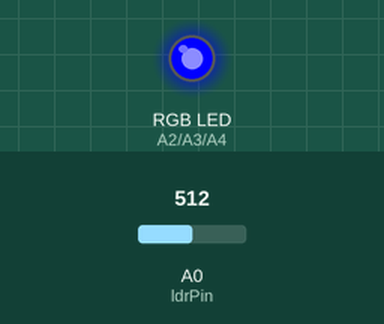
Bench run of a sketch on a simulated Arduino Uno, built with avr-gcc and run on an emulated ATmega328P. Parts: an RGB LED mixed from three pins (HIGH = lit). The test bench sets the inputs (shaded band); at power-on: A0 (ldrPin) = 512. What the sketch prints to the serial monitor is not drawn.

Above: at 1.8 s.
1.9 s: A0 (ldrPin) set to 486
At 2.8 s:
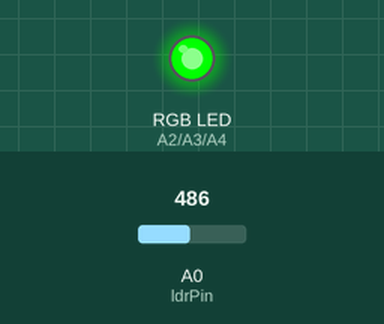
3.5 s: A0 (ldrPin) set to 163
5.2 s: A0 (ldrPin) set to 136
At 7.1 s:
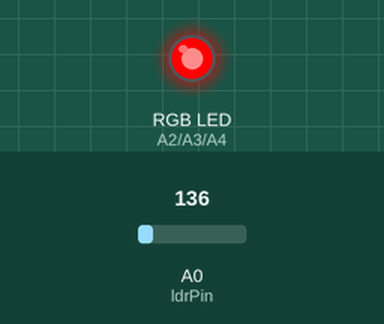
7.5 s: A0 (ldrPin) set to 160
At 8.7 s:
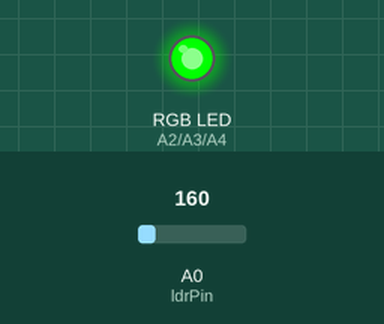
9.5 s: A0 (ldrPin) set to 140
At 11.4 s:
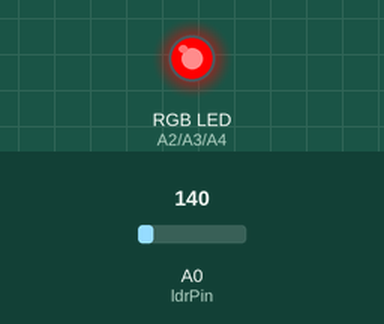
Timing chart, 0 to 12.5 s (numbered marks = the images above; inputs shaded):
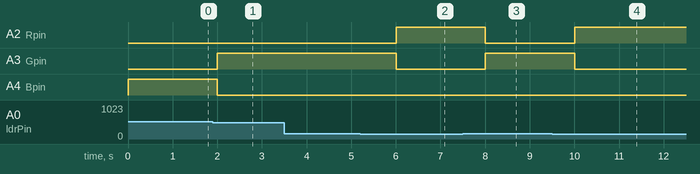

The sketch:

Gr.10_Computer_Engineering_light_sensor_and_RGB_light.ino
```cpp
int ldrPin = A0;
int Rpin=A2;
int Gpin=A3;
int Bpin=A4;
int ldrRead;

void setup() {
Serial.begin (9600);
}
void loop() {
ldrRead = analogRead (ldrPin);


Serial.print ( "Analog reading = " );
Serial.print (ldrRead);

if (ldrRead < 150) {
  analogWrite(Rpin,255);
    analogWrite(Gpin,0);
      analogWrite(Bpin,0);
Serial.println ( " - Dark " );

} else if (ldrRead < 500) {
    analogWrite(Gpin,255);
       analogWrite(Rpin,0);
      analogWrite(Bpin,0);
Serial.println ( " – Light " );

} else if (ldrRead < 700) {
    analogWrite(Bpin,255);
       analogWrite(Gpin,0);
      analogWrite(Rpin,0);
Serial.println ( " – Bright " );

} else {
Serial.println ( " – Very Bright " );
}
delay (1000);}
```

Measured:
- the behaviour switches between 500 and 499 on A0 (ldrPin) (found by bisection; images 0 and 1)
- the behaviour switches between 150 and 149 on A0 (ldrPin) (found by bisection; images 1 and 2)
- after the input at 1.9 s, A3 (Gpin): LOW → HIGH after 0.10 s; A4 (Bpin): HIGH → LOW after 0.10 s
- after the input at 3.5 s, every drawn part: stays the same
- after the input at 5.2 s, A2 (Rpin): LOW → HIGH after 0.80 s; A3 (Gpin): HIGH → LOW after 0.80 s
- after the input at 7.5 s, A2 (Rpin): HIGH → LOW after 0.50 s; A3 (Gpin): LOW → HIGH after 0.50 s
- after the input at 9.5 s, A2 (Rpin): LOW → HIGH after 0.51 s; A3 (Gpin): HIGH → LOW after 0.51 s
